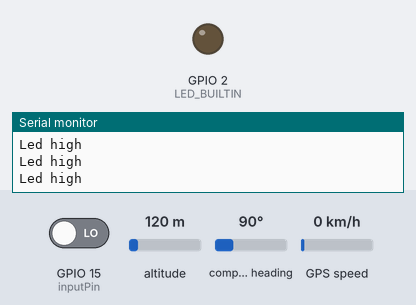
Simulated run of this sketch. Board: ESP8266 (NodeMCU). Shown: output pins drawn as LEDs (lit = HIGH, except the on-board LED, lit = LOW), the last lines printed to the serial monitor. The inputs (shaded band) are chosen by the test bench; at power-on: GPIO 15 (inputPin) LOW, altitude 120 m, compass heading 90°, GPS speed 0 km/h. WiFi joins after 1.5 s; servers stay silent unless stated; the GPS gets a fix after 3 s at 37.7749, -122.4194 with 8 satellites.

Above: at 2.7 s.
2.8 s: GPIO 15 (inputPin) driven HIGH
At 4.2 s:
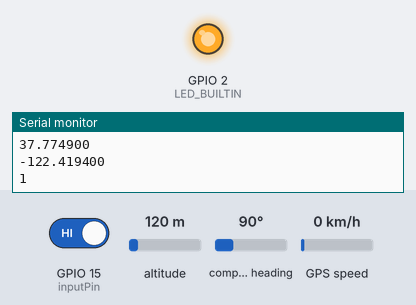
Timing chart, 0 to 5.8 s (numbered marks = the images above; inputs shaded):
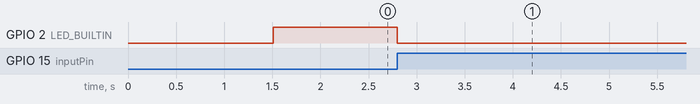

The sketch:

NS-TECH_Project1.ino.ino
```cpp
#include <TinyGPS++.h>
#include <SoftwareSerial.h>
#include "ThingSpeak.h"
#include <ESP8266WiFi.h>

/*
   This sample sketch demonstrates the normal use of a TinyGPS++ (TinyGPSPlus) object.
   It requires the use of SoftwareSerial, and assumes that you have a
   4800-baud serial GPS device hooked up on pins 4(rx) and 3(tx).
*/
int inputPin=15;  //choose pin for IRsensor
int val=0;

static const int RXPin = 12, TXPin = 13;
static const uint32_t GPSBaud = 9600;

// repace your wifi username and password
const char* ssid     = "NS-TECH";
const char* password = "nstech@123";

const char* server = "api.thingspeak.com";
String apiKey = "Y8NVL0YGDRW5HWU62";

//unsigned long myChannelNumber = Replace it with your thingspeak channel number;
//const char * myWriteAPIKey = "Replace it with your Thingspeak write api key";

// The TinyGPS++ object
TinyGPSPlus gps;
WiFiClient  client;

// The serial connection to the GPS device
SoftwareSerial ss(RXPin, TXPin);

void setup()
{
  Serial.begin(115200);
  ss.begin(GPSBaud);
  Serial.println(F("DeviceExample.ino"));
  Serial.println(F("A simple demonstration of TinyGPS++ with an attached GPS module"));
  Serial.print(F("Testing TinyGPS++ library v. ")); Serial.println(TinyGPSPlus::libraryVersion());
  Serial.println();

  Serial.print("Connecting to ");
  Serial.println(ssid);
  WiFi.begin(ssid, password);
  while (WiFi.status() != WL_CONNECTED) {
    delay(500);
    Serial.print(".");
  }
   Serial.println("");
  Serial.println("WiFi connected");
  Serial.println("IP address: ");
  Serial.println(WiFi.localIP());
  Serial.print("Netmask: ");
  Serial.println(WiFi.subnetMask());
  Serial.print("Gateway: ");
  Serial.println(WiFi.gatewayIP());

  pinMode (LED_BUILTIN,OUTPUT);
  pinMode (inputPin,INPUT);

}

void loop()
{
   val = digitalRead(inputPin);  //read input value
   if (val==HIGH)
 {
  digitalWrite(LED_BUILTIN,LOW);
   Serial.println("Led low");//turn LED OFF

 }
    else
   {
   digitalWrite(LED_BUILTIN,HIGH);
    Serial.println("Led high");//LED ON
      }
  while (ss.available() > 0)
    if (gps.encode(ss.read()))
      displayInfo();

  if (millis() > 5000 && gps.charsProcessed() < 10)
  {
    Serial.println(F("No GPS detected: check wiring."));
    while(true);
  }
}
void displayInfo()
{
 // Serial.print(F("Location: "));
  if (gps.location.isValid())
  {

    double latitude = (gps.location.lat());
    double longitude = (gps.location.lng());

    String latbuf;
    latbuf += (String(latitude, 6));
    Serial.println(latbuf);

    String lonbuf;
    lonbuf += (String(longitude, 6));
    Serial.println(lonbuf);

      if (client.connect(server,80))   //   "184.106.153.149" or api.thingspeak.com
                      {
                            //https://api.thingspeak.com/update?api_key=VPJIUIG40BV2JPNQ&field1=latbuf&field2=lonbuf
                             String postStr = apiKey;
                             postStr +="&field1=";
                             postStr += String(latbuf);
                             postStr +="&field2=";
                             postStr += String(lonbuf);
                           postStr +="&field3=";
                             postStr +=String(val);
                             //postStr += "\r\n\r\n";
                             client.print("POST /update HTTP/1.1\n");
                             client.print("Host: api.thingspeak.com\n");
                             client.print("Connection: close\n");
                             client.print("X-THINGSPEAKAPIKEY: "+apiKey+"\n");
                             client.print("Content-Type: application/x-www-form-urlencoded\n");
                             client.print("Content-Length: ");
                             client.print(postStr.length());
                             client.print("\n\n");
                             client.print(postStr);

                              Serial.println(latbuf);
                              Serial.println(lonbuf);
                              Serial.println(val);
                      }
        client.stop();

    //ThingSpeak.setField(1, latbuf);
    //ThingSpeak.setField(2, lonbuf);
    //ThingSpeak.writeFields(myChannelNumber, myWriteAPIKey);
    delay(300000);

  }
  else
  {
    Serial.print(F("INVALID"));
  }

  Serial.print(F("  Date/Time: "));
  if (gps.date.isValid())
  {
    Serial.print(gps.date.month());
    Serial.print(F("/"));
    Serial.print(gps.date.day());
    Serial.print(F("/"));
    Serial.print(gps.date.year());
  }
  else
  {
    Serial.print(F("INVALID"));
  }

  Serial.print(F(" "));
  if (gps.time.isValid())
  {
    if (gps.time.hour() < 10) Serial.print(F("0"));
    Serial.print(gps.time.hour());
    Serial.print(F(":"));
    if (gps.time.minute() < 10) Serial.print(F("0"));
    Serial.print(gps.time.minute());
    Serial.print(F(":"));
    if (gps.time.second() < 10) Serial.print(F("0"));
    Serial.print(gps.time.second());
    Serial.print(F("."));
    if (gps.time.centisecond() < 10) Serial.print(F("0"));
    Serial.print(gps.time.centisecond());
  }
  else
  {
    Serial.print(F("INVALID"));
  }

  Serial.println();
}
```

Measured:
- after the input at 2.8 s, GPIO 2 (LED_BUILTIN): HIGH → LOW at once
